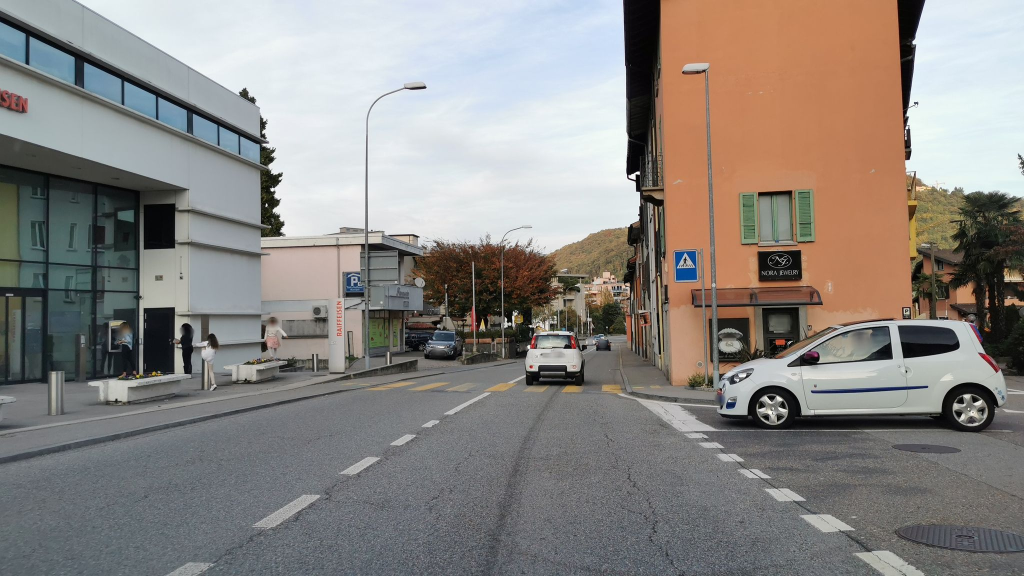
#> input picture beamng/verifica/luoghi/ref/agno_mly_0.jpg, 2048 x 1152 px (shown at 1/2 size)
$ python -i signs_net.py   (imports and definitions only)
#> lines starting #> are read from the running program, lines starting #| are printed output that depends on the picture
#> further down, picture is the input picture: PIL image 2048x1152 RGB; mean R, G, B 138.7, 134.1, 130.1
"""Where the road signs of the network stand, from OpenStreetMap (v2.7): which signs, at which point of
the road, for which direction of travel. signs_net.signs_step puts them beside the carriageway.

Two kinds of source, kept apart in the output (src):
- "osm": the signs mapped one by one in OpenStreetMap (traffic_sign=CH:..., city_limit, maxspeed, a
  description of the sign), at the mapped point, facing the mapped direction;
- "rule": the signs the Swiss rules put where OpenStreetMap records the regulation they announce,
  but not the sign itself:
    * a speed limit that changes along a road (maxspeed of two consecutive ways): 2.30 for the new
      limit; on a main road entering a 50 limit, 2.30.1 "generale" over the beginning of the village
      (4.27 with the commune's name where the commune is a single village, else no name plate);
      leaving it, 2.53.1 (to the general 80) or 2.30 for the new limit over 4.28. The same order as
      the signs mapped in Magliaso (traffic_sign=CH:2.30.1[50];4.27[Caslano]);
    * a 30 zone (maxspeed 30 on a minor road, or source:maxspeed=CH:zone30): 2.59.1 at every road into
      it, 2.59.2 at every road out of it; a meeting zone (20 on a minor road): 2.59.3 / 2.59.4;
    * a one-way street: 4.08 where it begins, 2.02 against the traffic where it ends;
    * a marked pedestrian crossing (zebra) on a road: 4.11 on the right for both directions;
    * a roundabout: 2.41.1 over the give-way 3.02 at every road into it.
  A rule sign is left out where an "osm" sign of the same kind stands within DEDUP m for the same
  direction (the mapped one wins), and STOP / give-way stay those of props_osm.py (already in the level).

    plan() -> [Sign]
(c) OpenStreetMap contributors, ODbL.
"""
import gzip, json, math, os, re
from collections import namedtuple
import numpy as np
import shapely
import osm
import signs_ch
from config import LEVEL_NAME, wgs_to_local
import hashlib, io, json, math, os, re, struct, sys, tempfile, time, zipfile
from collections import Counter
from PIL import Image
import bng
from road_mesh import TriSurface

# x, y: the point of the road (or the mapped point); u: unit vector of the traffic that reads it;
# plates: [(code, value)] top to bottom; mapped: the OSM node is where the sign stands (not on the road);
# limit: the speed limit where it stands (mounting height); big: main road outside villages
Sign = namedtuple("Sign", "x y u plates src osm_id kind limit big mapped")
DEDUP = 60.0
MINOR = {"residential", "living_street", "unclassified", "service", "road"}
MAIN = {"primary", "secondary", "tertiary", "primary_link", "secondary_link", "tertiary_link", "trunk", "trunk_link"}
SIGN_ROADS = MAIN | MINOR - {"service"} | {"motorway", "motorway_link"}
DATI = os.path.join(os.path.dirname(os.path.dirname(os.path.abspath(__file__))), "dati")
# communes whose only village carries their name: the beginning-of-village sign can be named
MERGED = {"Alto Malcantone", "Tresa", "Lema", "Bioggio", "Lugano", "Collina d'Oro", "Capriasca"}


# [5 lines left out: function _num, not called in this run]


def _unit(v):
    n = math.hypot(v[0], v[1])
    return np.array([v[0] / n, v[1] / n]) if n > 1e-9 else None


# [27 lines left out: functions bearing_vec, communes, not called in this run]


class Net:
    """The drivable OSM ways and their junctions."""

    # [6 lines left out: function __init__, not called in this run]

    def degree(self, nd):
        return sum(1 if k in (0, len(self.w[i]["nodes"]) - 1) else 2 for i, k in self.at.get(nd, []))

    # [24 lines left out: functions oneway, dir_at, point, not called in this run]

    def can_drive(self, i, sgn):
        o = self.oneway(i)
        return o == 0 or o == sgn


# [333 lines left out: functions _limit, _zone, explicit, _expand, _from_description, _village_side and 4 more, not called in this run]


# [5 lines not run here, left out]


# --------------------------------------------------------------------------------------------------
# The Swiss road signs of the whole network in the built level (v2.7), without rebuilding the level.
#
# Up to v2.6 the map had only the STOP and give-way signs that OpenStreetMap records (props_osm.py),
# the bus stops, and on the Magliaso - Pura cantonal road the sign plates seen in the panoramas,
# plain-coloured. This step adds every sign signs_net.plan() finds, drawn by signs_ch.py after the
# Swiss standard:
# - the signs mapped one by one in OSM, at the mapped point and facing the mapped direction;
# - the signs the regulation OSM records implies (speed limits, 30 zones, one-way streets, zebra
#   crossings, roundabouts, the beginning and end of the villages on the main roads).
# Every sign is put on a grey steel pole beside the carriageway of the level, on the right of the
# traffic that reads it (else on the left), EDGE_OUT m from the edge, on free ground: not on a
# carriageway, a building or a wall; one that finds no place within 2 m is left out (counted).
# Where a mapped sign stands within REPLACE m of a panorama sign of the cantonal road that faces the
# same traffic, the panorama plates of that pole are removed and the sign goes where the panorama
# measured it; a sign the rules imply does the same within REPLACE_RULE m. The plates of the STOP and
# give-way signs of v2.6 are drawn again at the same place.
#
# The sign plates written up to v2.6 (props.py, props_osm.py: the STOP and give-way signs, the bus
# stops, the panorama plates) were wound clockwise as seen from the side they face. The game draws a
# triangle only from the side it turns counter-clockwise to, so the traffic saw the grey back of the
# plate and the picture faced the other way. Those plates are turned (rewrite, FLIP); the new ones
# are written the right way (plate_quads).
#
# What the level is read from (all in the zip): the terrain (theTerrain.ter), the road meshes
# (carriageways and ground), the building and wall meshes (where no pole can stand), the poles of
# props_poles.dae and props_osm.dae (no new pole on top of one). Everything else is copied as it is.
#
# A finishing step of build_level.py (FINISH), on the built level; alone: python build_level.py --finish signs
# --------------------------------------------------------------------------------------------------

# [1 line that did not run here, left out]
# [1 line that did not run here, left out]
# [1 line that did not run here, left out]
# [1 line that did not run here, left out]
# [1 line that did not run here, left out]
EDGE_OUT = 0.60           # m from the edge of the carriageway to the pole (OSStr: at least 0.5 m)
LOW_VILLAGE = 2.10        # m, underside of the lowest plate where the limit is 50 or less (over a pavement)
LOW_ROAD = 1.50           # m, elsewhere
GAP = 0.05                # m between plates on a pole
POLE_R = 0.030            # m, 60 mm steel tube
ROAD_DROP = 0.15          # m: the plates of a sign measured from no lower than this under the carriageway beside it
POLE_GONE = 0.15          # m: the tube triangles this near the foot of a pole without plates go with it
REPLACE = 8.0             # m: a mapped sign takes the place of a panorama sign this close
REPLACE_RULE = 5.0        # m: a sign the rules imply, of a panorama sign this close
CLEAR = 0.45              # m: no new pole this close to an existing one
PANO_SAME = 8.0           # m: two panorama poles with the same signal for the same traffic this close are one (v3.0)
SAME_SIGN = 25.0          # m: a plate of the same signal for the same traffic this close is the same sign (v2.8)
ROAD_MATS = ("mp_road_asphalt", "mp_road_asphalt_fresh", "mp_road_gravel", "mp_road_dirt", "mp_road_sett",
             "mp_road_cobble")
GREY_BACK = (150, 152, 154)
LEVEL_README = os.path.join(os.path.dirname(os.path.abspath(__file__)), "README_livello.md")
# what the plates of the cantonal road (props_poles.dae, mp_sign_NNN_k) are, read on the crops of the
# panoramas (work/signs) on michi's PC: only the codes and notes, no image of the panoramas
PANO_SIGNS = os.path.join(os.path.dirname(os.path.dirname(os.path.abspath(__file__))), "dati", "signs_panorama.json")
# [1 line that did not run here, left out]
# [1 line that did not run here, left out]
PANO_OFF = 0.06           # m: props.py put the panorama plates this far in front of their pole


# ------------------------------------------------------------------ reading the level
_FA = re.compile(rb'<float_array id="(g-[a-z]+)" count="\d+">([^<]*)</float_array>')
_TRI = re.compile(rb'<triangles material="([^"]*)-mat" count="\d+">(.*?)<p>([^<]*)</p></triangles>', re.S)


# [26 lines left out: functions read_dae, scene_shapes, not called in this run]


class Terrain:
    # [175 lines left out: functions __init__, __call__, road_tops, solids, existing_props, pano_signal and 5 more, not called in this run]


# ------------------------------------------------------------------ textures and materials
def slug(code, val):
    s = f"{code}_{val or ''}"
    return "ch_" + re.sub(r"[^a-z0-9]+", "_", s.lower()).strip("_")[:24] + "_" + hashlib.md5(s.encode()).hexdigest()[:6]


def png(img):
    b = io.BytesIO()
    img.save(b, "PNG", optimize=True)
    return b.getvalue()


def pot(img):
    """The image stretched to power-of-two sides: the game does not load a plate texture of other sizes
    (the log says 'skip cooking ... not power of 2' and the plate shows 'IMPORT FAILED'). The plate's
    texture coordinates run 0..1, so the stretch is undone on the plate."""
    w, h = (1 << max(0, (v - 1).bit_length()) for v in img.size)
#> w = 2048; h = 2048
    return img if (w, h) == img.size else img.resize((w, h), Image.LANCZOS)
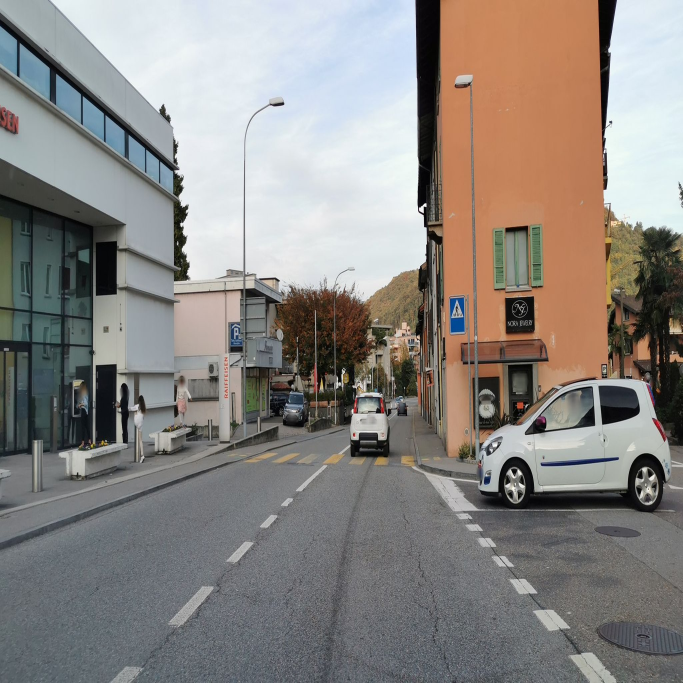
#> returned value: PIL image 2048x2048 RGBA (shown at 1/3 size); mean R, G, B, A 138.7, 134.1, 130.1, 255


def rgba_files(img):
    """(colour png, opacity png) of an RGBA image, as props_osm.save_rgba writes them."""
    img = pot(img.convert("RGBA"))
    rgb = Image.new("RGB", img.size, (128, 128, 128))
#> rgb: PIL image 2048x2048 RGB; every value is 128
    rgb.paste(img.convert("RGB"), (0, 0), img.split()[3])
    return png(rgb), png(img.split()[3])
#> in png (call 2), `img.save(b, "PNG", optimize=True)`: img: PIL image 2048x2048 L; every value is 255


# ------------------------------------------------------------------ placement
class World:
    # [9 lines left out: function __init__, not called in this run]

    def on_carriageway(self, x, y):
        return np.isfinite(self.carr.height(x, y, "high"))

    # [278 lines left out: functions blocked, ground, base, place, build, not called in this run]


# plates written up to v2.6 (props.py, props_osm.py) wound clockwise as seen from the side they face:
# the game culls that side, so the traffic saw the grey back (or the image mirrored)
FLIP = re.compile(r"mp_sign_\d|mp_sign_back$|mp_osm_(stop|giveway|timetable|sign_back|bus_)")


# [123 lines left out: functions rewrite, signs_step, not called in this run]

>>> from PIL import Image
>>> picture = Image.open('../verifica/luoghi/ref/agno_mly_0.jpg')
>>> result = rgba_files(picture)

$ run again, on beamng/verifica/luoghi/ref/bus_pura_ronchetti_mly_0.jpg
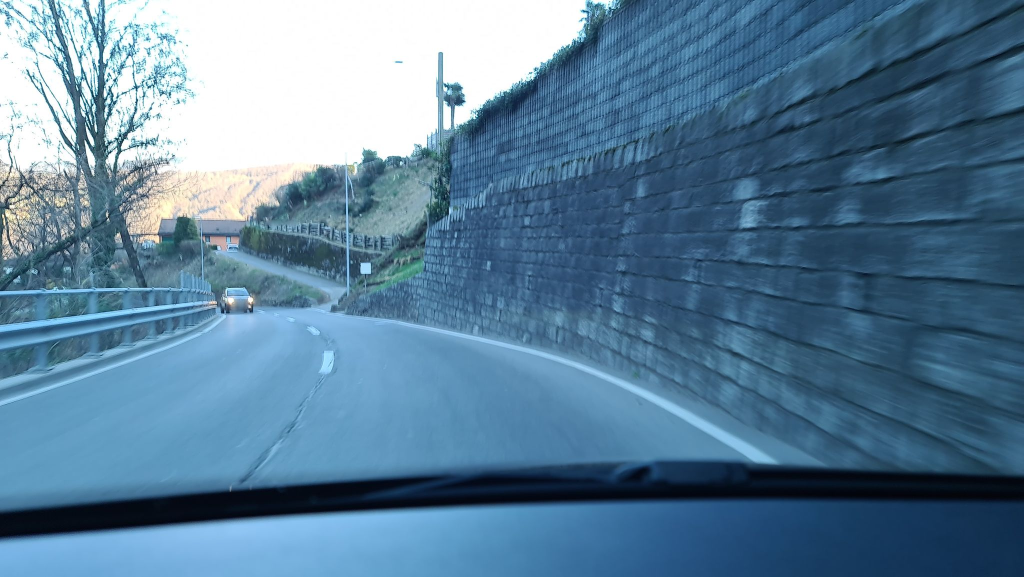
#> input picture beamng/verifica/luoghi/ref/bus_pura_ronchetti_mly_0.jpg, 2048 x 1153 px (shown at 1/2 size)
#> picture is the input picture: PIL image 2048x1153 RGB; mean R, G, B 91.6, 126.9, 152.9
#> in pot, `return img if (w, h) == img.size else img.resize((w, h), Image.LANCZOS)`:
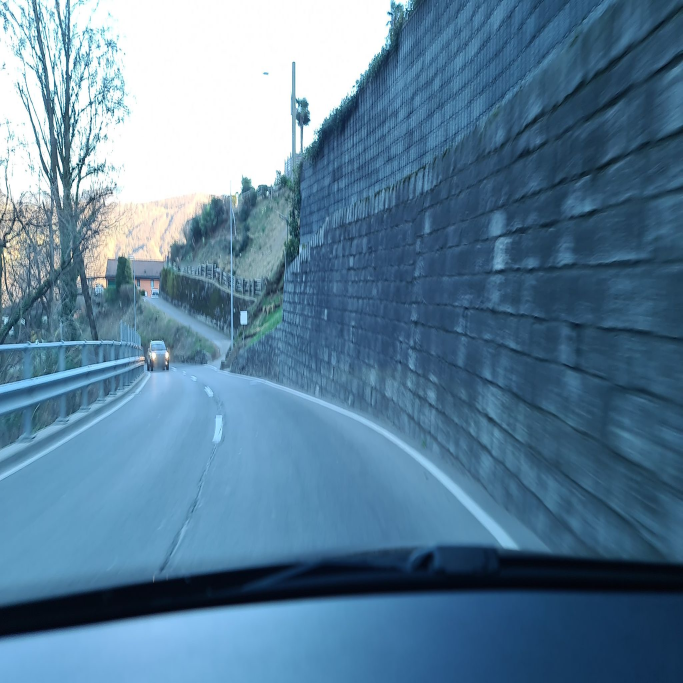
#> returned value: PIL image 2048x2048 RGBA (shown at 1/3 size); mean R, G, B, A 91.6, 126.9, 152.9, 255
#> img: PIL image 2048x2048 L; every value is 255
